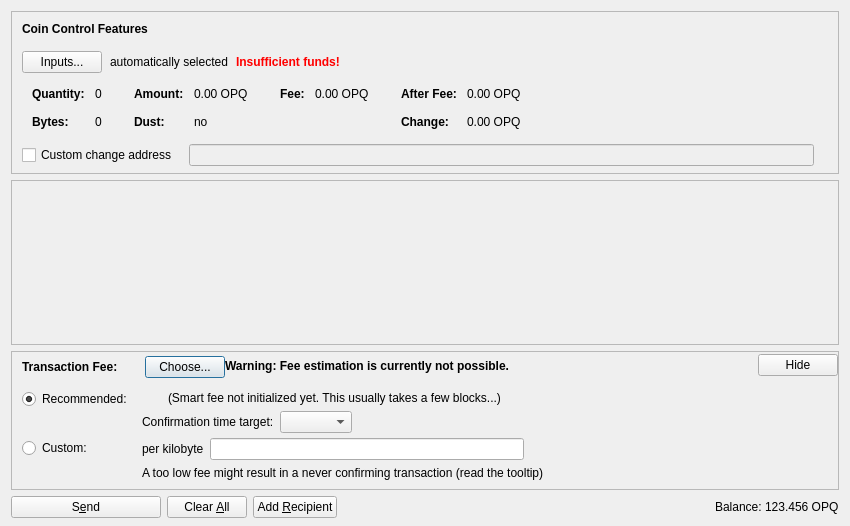
<?xml version="1.0" encoding="UTF-8"?>
<ui version="4.0">
 <class>SendCoinsDialog</class>
 <widget class="QDialog" name="SendCoinsDialog">
  <property name="geometry">
   <rect>
    <x>0</x>
    <y>0</y>
    <width>850</width>
    <height>526</height>
   </rect>
  </property>
  <property name="windowTitle">
   <string>Send Coins</string>
  </property>
  <layout class="QVBoxLayout" name="verticalLayout" stretch="0,1,0,0">
   <property name="bottomMargin">
    <number>8</number>
   </property>
   <item>
    <widget class="QFrame" name="frameCoinControl">
     <property name="sizePolicy">
      <sizepolicy hsizetype="Expanding" vsizetype="Expanding">
       <horstretch>0</horstretch>
       <verstretch>0</verstretch>
      </sizepolicy>
     </property>
     <property name="maximumSize">
      <size>
       <width>16777215</width>
       <height>16777215</height>
      </size>
     </property>
     <property name="frameShape">
      <enum>QFrame::StyledPanel</enum>
     </property>
     <property name="frameShadow">
      <enum>QFrame::Sunken</enum>
     </property>
     <layout class="QVBoxLayout" name="verticalLayoutCoinControl2">
      <property name="spacing">
       <number>0</number>
      </property>
      <property name="leftMargin">
       <number>0</number>
      </property>
      <property name="topMargin">
       <number>0</number>
      </property>
      <property name="rightMargin">
       <number>0</number>
      </property>
      <property name="bottomMargin">
       <number>6</number>
      </property>
      <item>
       <layout class="QVBoxLayout" name="verticalLayoutCoinControl" stretch="0,0,0,0,1">
        <property name="spacing">
         <number>0</number>
        </property>
        <property name="leftMargin">
         <number>10</number>
        </property>
        <property name="topMargin">
         <number>10</number>
        </property>
        <item>
         <layout class="QHBoxLayout" name="horizontalLayoutCoinControl1">
          <property name="bottomMargin">
           <number>15</number>
          </property>
          <item>
           <widget class="QLabel" name="labelCoinControlFeatures">
            <property name="sizePolicy">
             <sizepolicy hsizetype="Preferred" vsizetype="Maximum">
              <horstretch>0</horstretch>
              <verstretch>0</verstretch>
             </sizepolicy>
            </property>
            <property name="font">
             <font>
              <weight>75</weight>
              <bold>true</bold>
             </font>
            </property>
            <property name="styleSheet">
             <string notr="true">font-weight:bold;</string>
            </property>
            <property name="text">
             <string>Coin Control Features</string>
            </property>
           </widget>
          </item>
         </layout>
        </item>
        <item>
         <layout class="QHBoxLayout" name="horizontalLayoutCoinControl2" stretch="0,0,0,0">
          <property name="spacing">
           <number>8</number>
          </property>
          <property name="bottomMargin">
           <number>10</number>
          </property>
          <item>
           <widget class="QPushButton" name="pushButtonCoinControl">
            <property name="styleSheet">
             <string notr="true"/>
            </property>
            <property name="text">
             <string>Inputs...</string>
            </property>
            <property name="autoDefault">
             <bool>false</bool>
            </property>
           </widget>
          </item>
          <item>
           <widget class="QLabel" name="labelCoinControlAutomaticallySelected">
            <property name="text">
             <string>automatically selected</string>
            </property>
            <property name="margin">
             <number>5</number>
            </property>
           </widget>
          </item>
          <item>
           <widget class="QLabel" name="labelCoinControlInsuffFunds">
            <property name="font">
             <font>
              <weight>75</weight>
              <bold>true</bold>
             </font>
            </property>
            <property name="styleSheet">
             <string notr="true">color:red;font-weight:bold;</string>
            </property>
            <property name="text">
             <string>Insufficient funds!</string>
            </property>
            <property name="margin">
             <number>5</number>
            </property>
           </widget>
          </item>
          <item>
           <spacer name="horizontalSpacerCoinControl">
            <property name="orientation">
             <enum>Qt::Horizontal</enum>
            </property>
            <property name="sizeHint" stdset="0">
             <size>
              <width>40</width>
              <height>1</height>
             </size>
            </property>
           </spacer>
          </item>
         </layout>
        </item>
        <item>
         <widget class="QWidget" name="widgetCoinControl" native="true">
          <property name="sizePolicy">
           <sizepolicy hsizetype="Preferred" vsizetype="Preferred">
            <horstretch>0</horstretch>
            <verstretch>0</verstretch>
           </sizepolicy>
          </property>
          <property name="minimumSize">
           <size>
            <width>0</width>
            <height>0</height>
           </size>
          </property>
          <property name="styleSheet">
           <string notr="true"/>
          </property>
          <layout class="QHBoxLayout" name="horizontalLayoutCoinControl5">
           <property name="leftMargin">
            <number>0</number>
           </property>
           <property name="topMargin">
            <number>0</number>
           </property>
           <property name="rightMargin">
            <number>0</number>
           </property>
           <property name="bottomMargin">
            <number>0</number>
           </property>
           <item>
            <layout class="QHBoxLayout" name="horizontalLayoutCoinControl3" stretch="0,0,0,1">
             <property name="spacing">
              <number>20</number>
             </property>
             <property name="topMargin">
              <number>0</number>
             </property>
             <property name="bottomMargin">
              <number>10</number>
             </property>
             <item>
              <layout class="QFormLayout" name="formLayoutCoinControl1">
               <property name="horizontalSpacing">
                <number>10</number>
               </property>
               <property name="verticalSpacing">
                <number>14</number>
               </property>
               <property name="leftMargin">
                <number>10</number>
               </property>
               <property name="topMargin">
                <number>4</number>
               </property>
               <property name="rightMargin">
                <number>6</number>
               </property>
               <item row="0" column="0">
                <widget class="QLabel" name="labelCoinControlQuantityText">
                 <property name="font">
                  <font>
                   <weight>75</weight>
                   <bold>true</bold>
                  </font>
                 </property>
                 <property name="text">
                  <string>Quantity:</string>
                 </property>
                 <property name="margin">
                  <number>0</number>
                 </property>
                </widget>
               </item>
               <item row="0" column="1">
                <widget class="QLabel" name="labelCoinControlQuantity">
                 <property name="cursor">
                  <cursorShape>IBeamCursor</cursorShape>
                 </property>
                 <property name="contextMenuPolicy">
                  <enum>Qt::ActionsContextMenu</enum>
                 </property>
                 <property name="text">
                  <string notr="true">0</string>
                 </property>
                 <property name="margin">
                  <number>0</number>
                 </property>
                 <property name="textInteractionFlags">
                  <set>Qt::LinksAccessibleByMouse|Qt::TextSelectableByKeyboard|Qt::TextSelectableByMouse</set>
                 </property>
                </widget>
               </item>
               <item row="1" column="0">
                <widget class="QLabel" name="labelCoinControlBytesText">
                 <property name="font">
                  <font>
                   <weight>75</weight>
                   <bold>true</bold>
                  </font>
                 </property>
                 <property name="text">
                  <string>Bytes:</string>
                 </property>
                </widget>
               </item>
               <item row="1" column="1">
                <widget class="QLabel" name="labelCoinControlBytes">
                 <property name="cursor">
                  <cursorShape>IBeamCursor</cursorShape>
                 </property>
                 <property name="contextMenuPolicy">
                  <enum>Qt::ActionsContextMenu</enum>
                 </property>
                 <property name="text">
                  <string notr="true">0</string>
                 </property>
                 <property name="textInteractionFlags">
                  <set>Qt::LinksAccessibleByMouse|Qt::TextSelectableByKeyboard|Qt::TextSelectableByMouse</set>
                 </property>
                </widget>
               </item>
              </layout>
             </item>
             <item>
              <layout class="QFormLayout" name="formLayoutCoinControl2">
               <property name="horizontalSpacing">
                <number>10</number>
               </property>
               <property name="verticalSpacing">
                <number>14</number>
               </property>
               <property name="leftMargin">
                <number>6</number>
               </property>
               <property name="topMargin">
                <number>4</number>
               </property>
               <property name="rightMargin">
                <number>6</number>
               </property>
               <item row="0" column="0">
                <widget class="QLabel" name="labelCoinControlAmountText">
                 <property name="font">
                  <font>
                   <weight>75</weight>
                   <bold>true</bold>
                  </font>
                 </property>
                 <property name="text">
                  <string>Amount:</string>
                 </property>
                 <property name="margin">
                  <number>0</number>
                 </property>
                </widget>
               </item>
               <item row="0" column="1">
                <widget class="QLabel" name="labelCoinControlAmount">
                 <property name="cursor">
                  <cursorShape>IBeamCursor</cursorShape>
                 </property>
                 <property name="contextMenuPolicy">
                  <enum>Qt::ActionsContextMenu</enum>
                 </property>
                 <property name="text">
                  <string notr="true">0.00 OPQ</string>
                 </property>
                 <property name="textInteractionFlags">
                  <set>Qt::LinksAccessibleByMouse|Qt::TextSelectableByKeyboard|Qt::TextSelectableByMouse</set>
                 </property>
                </widget>
               </item>
               <item row="1" column="0">
                <widget class="QLabel" name="labelCoinControlLowOutputText">
                 <property name="font">
                  <font>
                   <weight>75</weight>
                   <bold>true</bold>
                  </font>
                 </property>
                 <property name="text">
                  <string>Dust:</string>
                 </property>
                </widget>
               </item>
               <item row="1" column="1">
                <widget class="QLabel" name="labelCoinControlLowOutput">
                 <property name="cursor">
                  <cursorShape>IBeamCursor</cursorShape>
                 </property>
                 <property name="contextMenuPolicy">
                  <enum>Qt::ActionsContextMenu</enum>
                 </property>
                 <property name="text">
                  <string notr="true">no</string>
                 </property>
                 <property name="textInteractionFlags">
                  <set>Qt::LinksAccessibleByMouse|Qt::TextSelectableByKeyboard|Qt::TextSelectableByMouse</set>
                 </property>
                </widget>
               </item>
              </layout>
             </item>
             <item>
              <layout class="QFormLayout" name="formLayoutCoinControl3">
               <property name="horizontalSpacing">
                <number>10</number>
               </property>
               <property name="verticalSpacing">
                <number>14</number>
               </property>
               <property name="leftMargin">
                <number>6</number>
               </property>
               <property name="topMargin">
                <number>4</number>
               </property>
               <property name="rightMargin">
                <number>6</number>
               </property>
               <item row="0" column="0">
                <widget class="QLabel" name="labelCoinControlFeeText">
                 <property name="font">
                  <font>
                   <weight>75</weight>
                   <bold>true</bold>
                  </font>
                 </property>
                 <property name="text">
                  <string>Fee:</string>
                 </property>
                 <property name="margin">
                  <number>0</number>
                 </property>
                </widget>
               </item>
               <item row="0" column="1">
                <widget class="QLabel" name="labelCoinControlFee">
                 <property name="cursor">
                  <cursorShape>IBeamCursor</cursorShape>
                 </property>
                 <property name="contextMenuPolicy">
                  <enum>Qt::ActionsContextMenu</enum>
                 </property>
                 <property name="text">
                  <string notr="true">0.00 OPQ</string>
                 </property>
                 <property name="textInteractionFlags">
                  <set>Qt::LinksAccessibleByMouse|Qt::TextSelectableByKeyboard|Qt::TextSelectableByMouse</set>
                 </property>
                </widget>
               </item>
              </layout>
             </item>
             <item>
              <layout class="QFormLayout" name="formLayoutCoinControl4">
               <property name="horizontalSpacing">
                <number>10</number>
               </property>
               <property name="verticalSpacing">
                <number>14</number>
               </property>
               <property name="leftMargin">
                <number>6</number>
               </property>
               <property name="topMargin">
                <number>4</number>
               </property>
               <property name="rightMargin">
                <number>6</number>
               </property>
               <item row="0" column="0">
                <widget class="QLabel" name="labelCoinControlAfterFeeText">
                 <property name="font">
                  <font>
                   <weight>75</weight>
                   <bold>true</bold>
                  </font>
                 </property>
                 <property name="text">
                  <string>After Fee:</string>
                 </property>
                 <property name="margin">
                  <number>0</number>
                 </property>
                </widget>
               </item>
               <item row="0" column="1">
                <widget class="QLabel" name="labelCoinControlAfterFee">
                 <property name="cursor">
                  <cursorShape>IBeamCursor</cursorShape>
                 </property>
                 <property name="contextMenuPolicy">
                  <enum>Qt::ActionsContextMenu</enum>
                 </property>
                 <property name="text">
                  <string notr="true">0.00 OPQ</string>
                 </property>
                 <property name="textInteractionFlags">
                  <set>Qt::LinksAccessibleByMouse|Qt::TextSelectableByKeyboard|Qt::TextSelectableByMouse</set>
                 </property>
                </widget>
               </item>
               <item row="1" column="0">
                <widget class="QLabel" name="labelCoinControlChangeText">
                 <property name="font">
                  <font>
                   <weight>75</weight>
                   <bold>true</bold>
                  </font>
                 </property>
                 <property name="text">
                  <string>Change:</string>
                 </property>
                </widget>
               </item>
               <item row="1" column="1">
                <widget class="QLabel" name="labelCoinControlChange">
                 <property name="cursor">
                  <cursorShape>IBeamCursor</cursorShape>
                 </property>
                 <property name="contextMenuPolicy">
                  <enum>Qt::ActionsContextMenu</enum>
                 </property>
                 <property name="text">
                  <string notr="true">0.00 OPQ</string>
                 </property>
                 <property name="textInteractionFlags">
                  <set>Qt::LinksAccessibleByMouse|Qt::TextSelectableByKeyboard|Qt::TextSelectableByMouse</set>
                 </property>
                </widget>
               </item>
              </layout>
             </item>
            </layout>
           </item>
          </layout>
         </widget>
        </item>
        <item>
         <layout class="QHBoxLayout" name="horizontalLayoutCoinControl4" stretch="0,0,0">
          <property name="spacing">
           <number>12</number>
          </property>
          <property name="sizeConstraint">
           <enum>QLayout::SetDefaultConstraint</enum>
          </property>
          <property name="topMargin">
           <number>5</number>
          </property>
          <property name="rightMargin">
           <number>5</number>
          </property>
          <item>
           <widget class="QCheckBox" name="checkBoxCoinControlChange">
            <property name="toolTip">
             <string>If this is activated, but the change address is empty or invalid, change will be sent to a newly generated address.</string>
            </property>
            <property name="text">
             <string>Custom change address</string>
            </property>
           </widget>
          </item>
          <item>
           <widget class="QValidatedLineEdit" name="lineEditCoinControlChange">
            <property name="enabled">
             <bool>false</bool>
            </property>
            <property name="sizePolicy">
             <sizepolicy hsizetype="Expanding" vsizetype="Fixed">
              <horstretch>0</horstretch>
              <verstretch>0</verstretch>
             </sizepolicy>
            </property>
           </widget>
          </item>
          <item>
           <widget class="QLabel" name="labelCoinControlChangeLabel">
            <property name="sizePolicy">
             <sizepolicy hsizetype="Preferred" vsizetype="Expanding">
              <horstretch>0</horstretch>
              <verstretch>0</verstretch>
             </sizepolicy>
            </property>
            <property name="minimumSize">
             <size>
              <width>0</width>
              <height>0</height>
             </size>
            </property>
            <property name="text">
             <string/>
            </property>
            <property name="margin">
             <number>3</number>
            </property>
           </widget>
          </item>
         </layout>
        </item>
        <item>
         <spacer name="verticalSpacerCoinControl">
          <property name="orientation">
           <enum>Qt::Vertical</enum>
          </property>
          <property name="sizeHint" stdset="0">
           <size>
            <width>800</width>
            <height>1</height>
           </size>
          </property>
         </spacer>
        </item>
       </layout>
      </item>
     </layout>
    </widget>
   </item>
   <item>
    <widget class="QScrollArea" name="scrollArea">
     <property name="widgetResizable">
      <bool>true</bool>
     </property>
     <widget class="QWidget" name="scrollAreaWidgetContents">
      <property name="geometry">
       <rect>
        <x>0</x>
        <y>0</y>
        <width>830</width>
        <height>104</height>
       </rect>
      </property>
      <layout class="QVBoxLayout" name="verticalLayout_2" stretch="0,1">
       <property name="leftMargin">
        <number>0</number>
       </property>
       <property name="topMargin">
        <number>0</number>
       </property>
       <property name="rightMargin">
        <number>0</number>
       </property>
       <property name="bottomMargin">
        <number>0</number>
       </property>
       <item>
        <layout class="QVBoxLayout" name="entries">
         <property name="spacing">
          <number>6</number>
         </property>
        </layout>
       </item>
       <item>
        <spacer name="verticalSpacer">
         <property name="orientation">
          <enum>Qt::Vertical</enum>
         </property>
         <property name="sizeHint" stdset="0">
          <size>
           <width>20</width>
           <height>40</height>
          </size>
         </property>
        </spacer>
       </item>
      </layout>
     </widget>
    </widget>
   </item>
   <item>
    <widget class="QFrame" name="frameFee">
     <property name="sizePolicy">
      <sizepolicy hsizetype="Expanding" vsizetype="Expanding">
       <horstretch>0</horstretch>
       <verstretch>0</verstretch>
      </sizepolicy>
     </property>
     <property name="maximumSize">
      <size>
       <width>16777215</width>
       <height>16777215</height>
      </size>
     </property>
     <property name="frameShape">
      <enum>QFrame::StyledPanel</enum>
     </property>
     <property name="frameShadow">
      <enum>QFrame::Sunken</enum>
     </property>
     <layout class="QVBoxLayout" name="verticalLayoutFee1">
      <property name="spacing">
       <number>0</number>
      </property>
      <property name="leftMargin">
       <number>0</number>
      </property>
      <property name="topMargin">
       <number>0</number>
      </property>
      <property name="rightMargin">
       <number>0</number>
      </property>
      <property name="bottomMargin">
       <number>0</number>
      </property>
      <item>
       <layout class="QVBoxLayout" name="verticalLayoutFee2" stretch="0,0,0">
        <property name="spacing">
         <number>0</number>
        </property>
        <property name="leftMargin">
         <number>10</number>
        </property>
        <property name="topMargin">
         <number>0</number>
        </property>
        <item>
         <layout class="QHBoxLayout" name="horizontalLayoutFee1">
          <property name="bottomMargin">
           <number>0</number>
          </property>
          <item>
           <layout class="QVBoxLayout" name="verticalLayoutFee7">
            <property name="spacing">
             <number>0</number>
            </property>
            <item>
             <spacer name="verticalSpacerSmartFee">
              <property name="orientation">
               <enum>Qt::Vertical</enum>
              </property>
              <property name="sizeType">
               <enum>QSizePolicy::Fixed</enum>
              </property>
              <property name="sizeHint" stdset="0">
               <size>
                <width>1</width>
                <height>4</height>
               </size>
              </property>
             </spacer>
            </item>
            <item>
             <layout class="QHBoxLayout" name="horizontalLayoutSmartFee">
              <property name="spacing">
               <number>10</number>
              </property>
              <item>
               <widget class="QLabel" name="labelFeeHeadline">
                <property name="sizePolicy">
                 <sizepolicy hsizetype="Preferred" vsizetype="Maximum">
                  <horstretch>0</horstretch>
                  <verstretch>0</verstretch>
                 </sizepolicy>
                </property>
                <property name="font">
                 <font>
                  <weight>75</weight>
                  <bold>true</bold>
                 </font>
                </property>
                <property name="styleSheet">
                 <string notr="true">font-weight:bold;</string>
                </property>
                <property name="text">
                 <string>Transaction Fee:</string>
                </property>
               </widget>
              </item>
              <item>
               <widget class="QLabel" name="labelFeeMinimized">
                <property name="text">
                 <string/>
                </property>
               </widget>
              </item>
              <item>
               <widget class="QPushButton" name="buttonChooseFee">
                <property name="text">
                 <string>Choose...</string>
                </property>
               </widget>
              </item>
             </layout>
            </item>
            <item>
             <spacer name="verticalSpacer_5">
              <property name="orientation">
               <enum>Qt::Vertical</enum>
              </property>
              <property name="sizeHint" stdset="0">
               <size>
                <width>1</width>
                <height>1</height>
               </size>
              </property>
             </spacer>
            </item>
           </layout>
          </item>
          <item>
           <widget class="QLabel" name="fallbackFeeWarningLabel">
            <property name="toolTip">
             <string>Using the fallbackfee can result in sending a transaction that will take several hours or days (or never) to confirm. Consider choosing your fee manually or wait until you have validated the complete chain.</string>
            </property>
            <property name="font">
            <font>
                <weight>75</weight>
                <bold>true</bold>
            </font>
            </property>
            <property name="text">
             <string>Warning: Fee estimation is currently not possible.</string>
            </property>
            <property name="wordWrap">
             <bool>false</bool>
            </property>
           </widget>
          </item>
          <item>
           <spacer name="horizontalSpacer_4">
            <property name="orientation">
             <enum>Qt::Horizontal</enum>
            </property>
            <property name="sizeType">
             <enum>QSizePolicy::MinimumExpanding</enum>
            </property>
            <property name="sizeHint" stdset="0">
             <size>
              <width>40</width>
              <height>20</height>
             </size>
            </property>
           </spacer>
          </item>
          <item>
           <widget class="QPushButton" name="buttonMinimizeFee">
            <property name="toolTip">
             <string>collapse fee-settings</string>
            </property>
            <property name="text">
             <string>Hide</string>
            </property>
           </widget>
          </item>
         </layout>
        </item>
        <item>
         <widget class="QFrame" name="frameFeeSelection">
          <layout class="QVBoxLayout" name="verticalLayoutFee12">
           <property name="spacing">
            <number>0</number>
           </property>
           <property name="leftMargin">
            <number>0</number>
           </property>
           <property name="topMargin">
            <number>0</number>
           </property>
           <property name="rightMargin">
            <number>0</number>
           </property>
           <property name="bottomMargin">
            <number>0</number>
           </property>
           <item>
            <layout class="QGridLayout" name="gridLayoutFee">
             <property name="topMargin">
              <number>10</number>
             </property>
             <property name="bottomMargin">
              <number>4</number>
             </property>
             <property name="horizontalSpacing">
              <number>10</number>
             </property>
             <property name="verticalSpacing">
              <number>4</number>
             </property>
             <item row="1" column="1">
              <layout class="QVBoxLayout" name="verticalLayoutFee8">
               <property name="spacing">
                <number>6</number>
               </property>
               <item>
                <layout class="QHBoxLayout" name="horizontalLayoutFee13">
                 <item>
                  <widget class="QLabel" name="labelCustomPerKilobyte">
                   <property name="toolTip">
                    <string>Specify a custom fee per kB (1,000 bytes) of the transaction's virtual size.

Note:  Since the fee is calculated on a per-byte basis, a fee of "100 satoshis per kB" for a transaction size of 500 bytes (half of 1 kB) would ultimately yield a fee of only 50 satoshis.</string>
                   </property>
                   <property name="text">
                    <string>per kilobyte</string>
                   </property>
                  </widget>
                 </item>
                 <item>
                  <widget class="BitcoinAmountField" name="customFee"/>
                 </item>
                 <item>
                  <spacer name="horizontalSpacer_6">
                   <property name="orientation">
                    <enum>Qt::Horizontal</enum>
                   </property>
                   <property name="sizeHint" stdset="0">
                    <size>
                     <width>1</width>
                     <height>1</height>
                    </size>
                   </property>
                  </spacer>
                 </item>
                </layout>
               </item>
               <item>
                <layout class="QHBoxLayout" name="horizontalLayoutFee8">
                 <item>
                  <widget class="QLabel" name="labelCustomFeeWarning">
                   <property name="enabled">
                    <bool>true</bool>
                   </property>
                   <property name="toolTip">
                    <string>When there is less transaction volume than space in the blocks, miners as well as relaying nodes may enforce a minimum fee. Paying only this minimum fee is just fine, but be aware that this can result in a never confirming transaction once there is more demand for crtcoins transactions than the network can process.</string>
                   </property>
                   <property name="text">
                    <string>A too low fee might result in a never confirming transaction (read the tooltip)</string>
                   </property>
                  </widget>
                 </item>
                 <item>
                  <spacer name="horizontalSpacer_2">
                   <property name="orientation">
                    <enum>Qt::Horizontal</enum>
                   </property>
                   <property name="sizeHint" stdset="0">
                    <size>
                     <width>1</width>
                     <height>1</height>
                    </size>
                   </property>
                  </spacer>
                 </item>
                </layout>
               </item>
              </layout>
             </item>
             <item row="0" column="0">
              <layout class="QVBoxLayout" name="verticalLayoutFee4" stretch="0,1">
               <item>
                <widget class="QRadioButton" name="radioSmartFee">
                 <property name="text">
                  <string>Recommended:</string>
                 </property>
                 <property name="checked">
                  <bool>true</bool>
                 </property>
                 <attribute name="buttonGroup">
                  <string notr="true">groupFee</string>
                 </attribute>
                </widget>
               </item>
               <item>
                <spacer name="verticalSpacer_2">
                 <property name="orientation">
                  <enum>Qt::Vertical</enum>
                 </property>
                 <property name="sizeHint" stdset="0">
                  <size>
                   <width>1</width>
                   <height>1</height>
                  </size>
                 </property>
                </spacer>
               </item>
              </layout>
             </item>
             <item row="1" column="0">
              <layout class="QVBoxLayout" name="verticalLayoutFee9" stretch="0,1">
               <item>
                <widget class="QRadioButton" name="radioCustomFee">
                 <property name="text">
                  <string>Custom:</string>
                 </property>
                 <attribute name="buttonGroup">
                  <string notr="true">groupFee</string>
                 </attribute>
                </widget>
               </item>
               <item>
                <spacer name="verticalSpacer_6">
                 <property name="orientation">
                  <enum>Qt::Vertical</enum>
                 </property>
                 <property name="sizeHint" stdset="0">
                  <size>
                   <width>1</width>
                   <height>1</height>
                  </size>
                 </property>
                </spacer>
               </item>
              </layout>
             </item>
             <item row="0" column="1">
              <layout class="QVBoxLayout" name="verticalLayoutFee3" stretch="0,0,1">
               <property name="spacing">
                <number>6</number>
               </property>
               <property name="topMargin">
                <number>2</number>
               </property>
               <item>
                <layout class="QHBoxLayout" name="horizontalLayoutFee12">
                 <item>
                  <widget class="QLabel" name="labelSmartFee">
                   <property name="text">
                    <string/>
                   </property>
                  </widget>
                 </item>
                 <item>
                  <widget class="QLabel" name="labelFeeEstimation">
                   <property name="text">
                    <string/>
                   </property>
                  </widget>
                 </item>
                 <item>
                  <widget class="QLabel" name="labelSmartFee2">
                   <property name="text">
                    <string>(Smart fee not initialized yet. This usually takes a few blocks...)</string>
                   </property>
                  </widget>
                 </item>
                 <item>
                  <spacer name="horizontalSpacer_5">
                   <property name="orientation">
                    <enum>Qt::Horizontal</enum>
                   </property>
                   <property name="sizeHint" stdset="0">
                    <size>
                     <width>1</width>
                     <height>1</height>
                    </size>
                   </property>
                  </spacer>
                 </item>
                </layout>
               </item>
               <item>
                <layout class="QHBoxLayout" name="horizontalLayoutFee9">
                 <item>
                  <layout class="QVBoxLayout" name="verticalLayoutFee6">
                   <item>
                    <widget class="QLabel" name="labelSmartFee3">
                     <property name="text">
                      <string>Confirmation time target:</string>
                     </property>
                    </widget>
                   </item>
                  </layout>
                 </item>
                 <item>
                  <layout class="QVBoxLayout" name="verticalLayoutFee5">
                   <property name="rightMargin">
                    <number>30</number>
                   </property>
                   <item>
                    <layout class="QHBoxLayout" name="horizontalLayoutConfTarget">
                     <property name="bottomMargin">
                      <number>0</number>
                     </property>
                     <item>
                      <widget class="QComboBox" name="confTargetSelector"/>
                     </item>
                     <item>
                      <spacer name="horizontalSpacerConfTarget">
                       <property name="orientation">
                        <enum>Qt::Horizontal</enum>
                       </property>
                       <property name="sizeHint" stdset="0">
                        <size>
                         <width>40</width>
                         <height>20</height>
                        </size>
                       </property>
                      </spacer>
                     </item>
                    </layout>
                   </item>
                  </layout>
                 </item>
                </layout>
               </item>
               <item>
                <spacer name="verticalSpacer_4">
                 <property name="orientation">
                  <enum>Qt::Vertical</enum>
                 </property>
                 <property name="sizeHint" stdset="0">
                  <size>
                   <width>1</width>
                   <height>1</height>
                  </size>
                 </property>
                </spacer>
               </item>
              </layout>
             </item>
            </layout>
           </item>
          </layout>
         </widget>
        </item>
        <item>
         <spacer name="verticalSpacerFee">
          <property name="orientation">
           <enum>Qt::Vertical</enum>
          </property>
          <property name="sizeHint" stdset="0">
           <size>
            <width>40</width>
            <height>5</height>
           </size>
          </property>
         </spacer>
        </item>
       </layout>
      </item>
     </layout>
    </widget>
   </item>
   <item>
    <layout class="QHBoxLayout" name="horizontalLayout">
     <item>
      <widget class="QPushButton" name="sendButton">
       <property name="minimumSize">
        <size>
         <width>150</width>
         <height>0</height>
        </size>
       </property>
       <property name="toolTip">
        <string>Confirm the send action</string>
       </property>
       <property name="text">
        <string>S&amp;end</string>
       </property>
       <property name="icon">
        <iconset resource="../bitcoin.qrc">
         <normaloff>:/icons/send</normaloff>:/icons/send</iconset>
       </property>
       <property name="autoDefault">
        <bool>false</bool>
       </property>
       <property name="default">
        <bool>false</bool>
       </property>
      </widget>
     </item>
     <item>
      <widget class="QPushButton" name="clearButton">
       <property name="sizePolicy">
        <sizepolicy hsizetype="Minimum" vsizetype="Fixed">
         <horstretch>0</horstretch>
         <verstretch>0</verstretch>
        </sizepolicy>
       </property>
       <property name="toolTip">
        <string>Clear all fields of the form.</string>
       </property>
       <property name="text">
        <string>Clear &amp;All</string>
       </property>
       <property name="icon">
        <iconset resource="../bitcoin.qrc">
         <normaloff>:/icons/remove</normaloff>:/icons/remove</iconset>
       </property>
       <property name="autoDefault">
        <bool>false</bool>
       </property>
      </widget>
     </item>
     <item>
      <widget class="QPushButton" name="addButton">
       <property name="toolTip">
        <string>Send to multiple recipients at once</string>
       </property>
       <property name="text">
        <string>Add &amp;Recipient</string>
       </property>
       <property name="icon">
        <iconset resource="../bitcoin.qrc">
         <normaloff>:/icons/add</normaloff>:/icons/add</iconset>
       </property>
       <property name="autoDefault">
        <bool>false</bool>
       </property>
      </widget>
     </item>
     <item>
      <spacer name="horizontalSpacer">
       <property name="orientation">
        <enum>Qt::Horizontal</enum>
       </property>
       <property name="sizeHint" stdset="0">
        <size>
         <width>40</width>
         <height>20</height>
        </size>
       </property>
      </spacer>
     </item>
     <item>
      <layout class="QHBoxLayout" name="horizontalLayout_2">
       <property name="spacing">
        <number>3</number>
       </property>
       <item>
        <widget class="QLabel" name="label">
         <property name="sizePolicy">
          <sizepolicy hsizetype="Preferred" vsizetype="Fixed">
           <horstretch>0</horstretch>
           <verstretch>0</verstretch>
          </sizepolicy>
         </property>
         <property name="text">
          <string>Balance:</string>
         </property>
        </widget>
       </item>
       <item>
        <widget class="QLabel" name="labelBalance">
         <property name="sizePolicy">
          <sizepolicy hsizetype="Preferred" vsizetype="Fixed">
           <horstretch>0</horstretch>
           <verstretch>0</verstretch>
          </sizepolicy>
         </property>
         <property name="cursor">
          <cursorShape>IBeamCursor</cursorShape>
         </property>
         <property name="text">
          <string notr="true">123.456 OPQ</string>
         </property>
         <property name="textInteractionFlags">
          <set>Qt::LinksAccessibleByMouse|Qt::TextSelectableByKeyboard|Qt::TextSelectableByMouse</set>
         </property>
        </widget>
       </item>
      </layout>
     </item>
    </layout>
   </item>
  </layout>
 </widget>
 <customwidgets>
  <customwidget>
   <class>QValidatedLineEdit</class>
   <extends>QLineEdit</extends>
   <header>qt/qvalidatedlineedit.h</header>
  </customwidget>
  <customwidget>
   <class>BitcoinAmountField</class>
   <extends>QLineEdit</extends>
   <header>qt/bitcoinamountfield.h</header>
   <container>1</container>
  </customwidget>
 </customwidgets>
 <resources>
  <include location="../bitcoin.qrc"/>
 </resources>
 <connections/>
 <buttongroups>
  <buttongroup name="groupFee"/>
 </buttongroups>
</ui>
